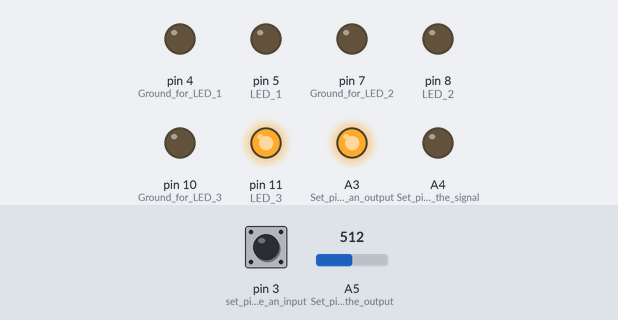
The sketch below on a simulated Arduino Uno, built with avr-gcc and run on an emulated ATmega328P. Shown: output pins drawn as LEDs (lit = HIGH). The test bench sets the inputs (shaded band); at power-on: A5 (Set_pin_A5_as_the_output) = 512, pin 3 (set_pin_D3_to_be_an_input) HIGH.

Above: at 1.2 s.
1.3 s: A5 (Set_pin_A5_as_the_output) set to 583
2.8 s: A5 (Set_pin_A5_as_the_output) set to 607
At 3.2 s:
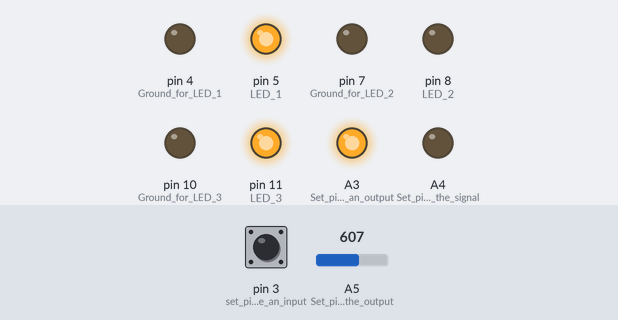
4.3 s: A5 (Set_pin_A5_as_the_output) set to 692
5.8 s: A5 (Set_pin_A5_as_the_output) set to 707
At 6.7 s:
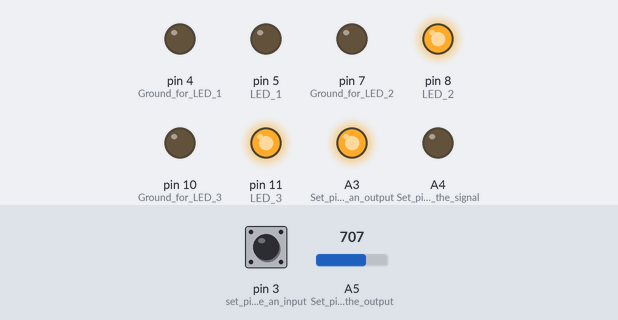
8.9 s: A5 (Set_pin_A5_as_the_output) set to 792
10.4 s: A5 (Set_pin_A5_as_the_output) set to 815
At 11.4 s:
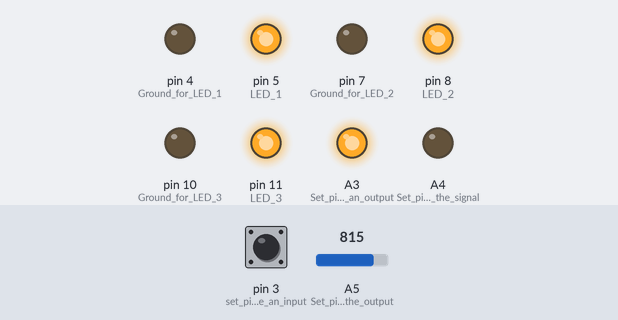
Timing chart, 0 to 12.9 s (numbered marks = the images above; inputs shaded):
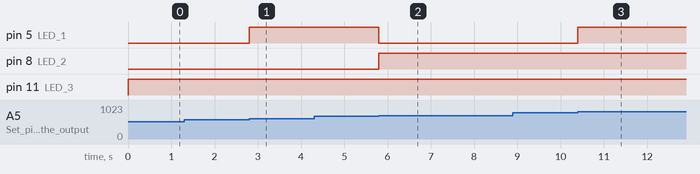

Measured:
- the behaviour switches between 599 and 600 on A5 (Set_pin_A5_as_the_output) (found by bisection; images 0 and 1)
- the behaviour switches between 699 and 700 on A5 (Set_pin_A5_as_the_output) (found by bisection; images 1 and 2)
- the behaviour switches between 799 and 800 on A5 (Set_pin_A5_as_the_output) (found by bisection; images 2 and 3)
- after the input at 1.3 s, every drawn part: stays the same
- after the input at 2.8 s, pin 5 (LED_1): LOW → HIGH at once
- after the input at 4.3 s, every drawn part: stays the same
- after the input at 5.8 s, pin 5 (LED_1): HIGH → LOW at once; pin 8 (LED_2): LOW → HIGH at once
- after the input at 8.9 s, every drawn part: stays the same
- after the input at 10.4 s, pin 5 (LED_1): LOW → HIGH at once

The sketch:

4variablesTimerModes.ino
```cpp
int mapPotentiometer = 0; //integer to make it so we don't have to write out map(0,1,2,3,4) every time
int potInput = 0; //variable for holding the value of analogRead(A5)

bool setTimerMode = true; //boolean for setting whether we're in "set timer mode" or "countdown mode"

//copied from Class 4
int buttonSwitchState = 0; //Declare a variable for switching the state for the state machine
long timerStart = 0; //variable for the start of the timer
bool buttonState = true; //declaring the boolean variable buttonState and setting it to true
bool prevButtonState = true; //declaring the boolean variable for the previous button state and setting it to true

void setup()
{
  // put your setup code here, to run once:
  Serial.begin(9600); //set the Baud rate to 9600hz. You can change this in the bottom right corner of the serial monitor
  pinMode(A3, OUTPUT); //Set pin A3 as an output (this will be the 5V supply)
  pinMode(A4, OUTPUT); //Set pin A4 as the signal (otherwise known as the wiper of the potentiometer)
  pinMode(A5, INPUT); //Set pin A5 as the output (this will be the Ground)

  digitalWrite(A3, HIGH); //Set pin A3 to always be HIGH (act as a constant 5V supply essentially)
  digitalWrite(A4, LOW); //Set pin A4 to always be LOW (act as ground essentially)

  //Copied from class 4
  pinMode(5, OUTPUT); //LED 1
  pinMode(8, OUTPUT); //LED 2
  pinMode(11, OUTPUT); //LED 3
  pinMode(4, OUTPUT); //Ground for LED 1
  pinMode(7, OUTPUT); //Ground for LED 2
  pinMode(10, OUTPUT); //Ground for LED 3
  digitalWrite(4, LOW); //Ground for LED 1 gets set low
  digitalWrite(7, LOW); //Ground for LED 2 gets set low
  digitalWrite(10, LOW); //Ground for LED 3 gets set low

  pinMode(3, INPUT_PULLUP); //set pin D3 to be an input with a pullup resistor

}

void loop()
{
  // put your main code here, to run repeatedly:
  //Serial.println(analogRead(A5)); //print the analogRead value of pin A5 to the serial monitor
  //analog value can go from 0 (0V) up to 1023 (5V)
  potInput = analogRead(A5); //storing the value of the analogRead in potInput
  potInput = constrain(potInput, 100, 800); //if potInput goes under 100, change to 100, if over 800, change to 800
  mapPotentiometer = map(potInput, 100, 800, 0, 7); // map(input, min observed, max observed, new min, new max)
  //Serial.println(mapPotentiometer); //print a value between 0 and 7 from the range 100-800

  //copied (with counter replaced with 'mapPotentiometer') from Class 4
  //Serial.print("mapPotentiometer: "); //so we know what we're seeing in the serial monitor
  //Serial.println(mapPotentiometer, BIN); //Binary representation of the number mapPotentiometer that ranges from 0-7
  if(bitRead(mapPotentiometer, 0) == 1){digitalWrite(5, HIGH);} //if bit 0 of mapPotentiometer is 1/HIGH, turn on LED 1
  else{digitalWrite(5, LOW);} //otherwise turn LED 1 off
  if(bitRead(mapPotentiometer, 1) == 1){digitalWrite(8, HIGH);} //if bit 1 of mapPotentiometer is 1/HIGH, turn on LED 2
  else{digitalWrite(8, LOW);} //otherwise turn LED 2 off
  if(bitRead(mapPotentiometer, 2) == 1){digitalWrite(11, HIGH);} //if bit 2 of mapPotentiometer is 1/HIGH, turn on LED 3
  else{digitalWrite(11, LOW);} //otherwise turn LED 3 off

  buttonStateMachine(); //Go to the buttonStateMachine() function
}

void buttonStateMachine() //Function that contains our state machine (can call this function whenever)
{
  switch(buttonSwitchState) //switch statement (how our state machine decides to go to different states)
  {
    //case 0: Wait for falling edge
    case 0: //if buttonSwitchState is 0, do this case
      //Serial.println("case 0: Wait for falling edge");
      prevButtonState = buttonState; //update the prevButtonState
      buttonState = digitalRead(3); //read pin 3 then store the value in buttonState

      if(prevButtonState == 1 && buttonState == 0){buttonSwitchState = 1;} //if a falling edge was detected, go to case 1

      break; //Exit from the buttonStateMachine() function

    //case 1: Falling edge detected
    case 1: //if buttonSwitchState is 1, do this case
      //Serial.println("case 1: Start the timer");
      timerStart = millis(); //store whatever time it is in this moment in the variable timerStart

      buttonSwitchState = 2; //go to case 2 (no if statement needed cause it always does this)

      break; //Exit from the buttonStateMachine() function

    //case 2: Not sure if debounced yet
    case 2: //if buttonSwitchState is 2, do this case
      //Serial.println("case 2: Read the button state");
      prevButtonState = buttonState; //update the prevButtonState
      buttonState = digitalRead(3); //read pin 3 then store the value in buttonState

      if (prevButtonState==0 && buttonState==1){buttonSwitchState=0;} //if there was a rising edge, go to case 0
      if (millis() - timerStart > 5){buttonSwitchState = 3;} //if sufficient time (5ms) has passed, go to case 3

      break; //Exit from the buttonStateMachine() function

    //case 3: 5ms has passed, successfully debounced
    case 3: //if buttonSwitchState is 3, do this case
      //Serial.println("successful press"); //success message

      setTimerMode = !setTimerMode; //Switch the mode from what it was to the other mode
      Serial.println(setTimerMode); //Print a 1 if you're in setTimerMode and 0 if not
      buttonSwitchState = 0; //next time we enter the switch statement, go to case 0

      break; //Exit from the buttonStateMachine() function
  }
}
```
